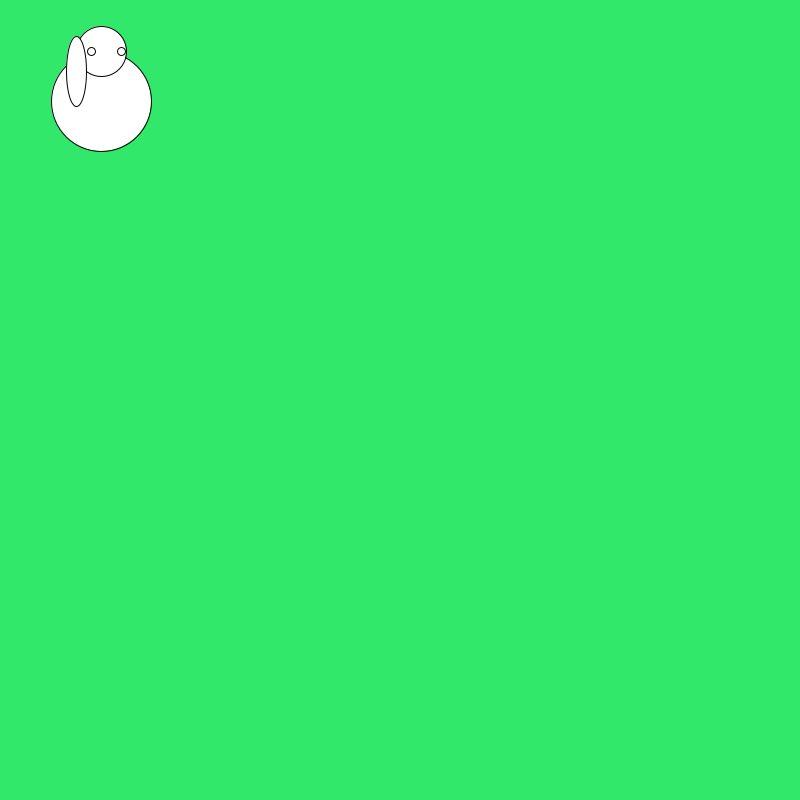
Frame 1 (no input)
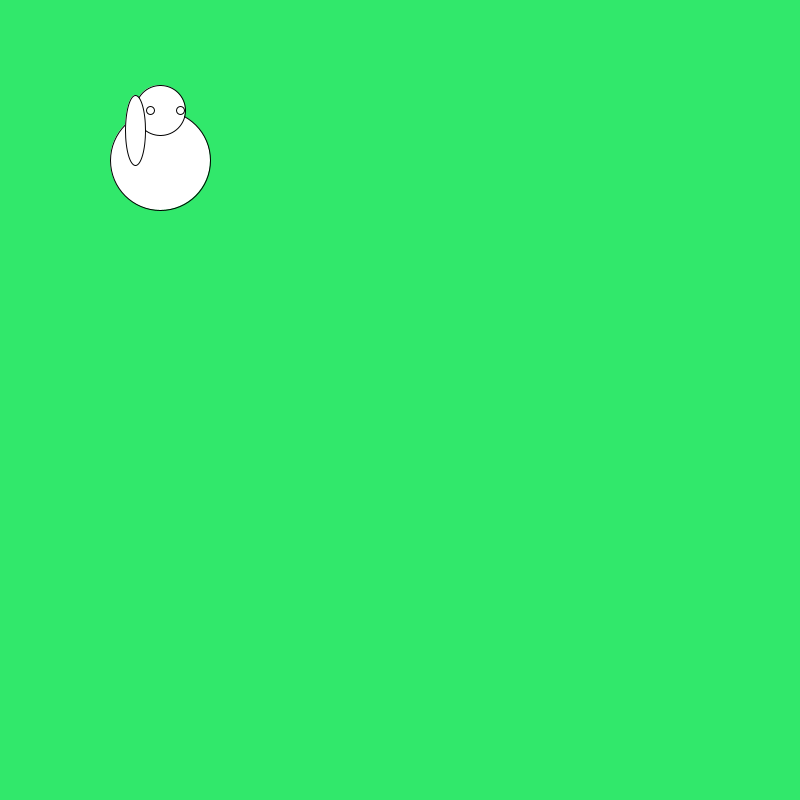
Frame 60 (the mouse pressed at the canvas centre just before this capture)
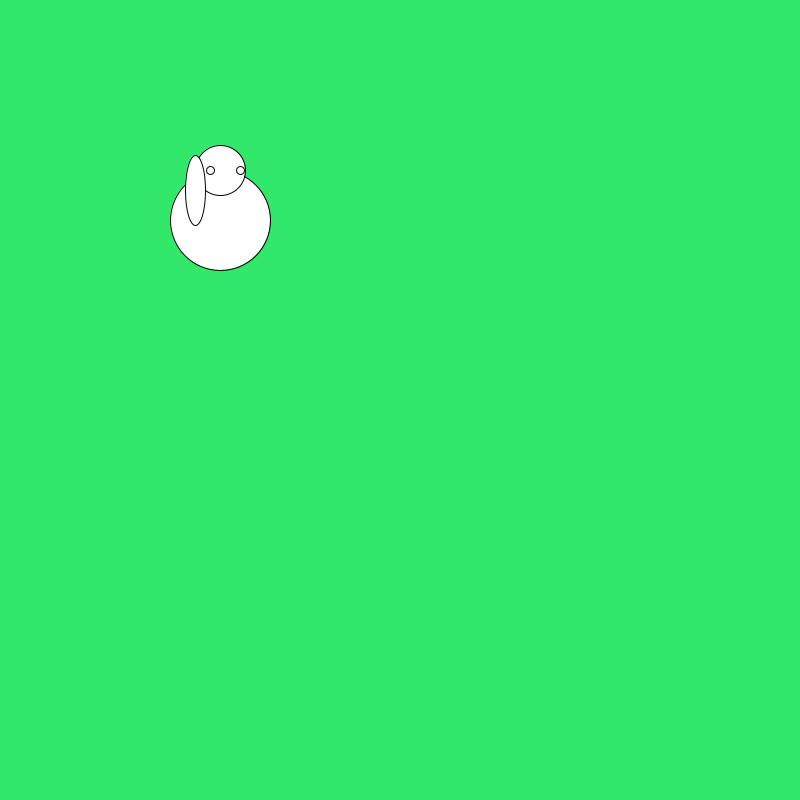
Frame 120 (the mouse held since frame 60 and released just before this capture)

The Processing sketch that drew these frames (run headless with seeded random() and noise(); from frame 60 on, the mouse is pressed at the canvas centre):

// Processing sketch: creature_walk
// ── creature_walk.pde
//kroppen
int xbody = 100;
int ybody = 100;

//hovedet 
int xhead = 100;
int yhead = 50;

//højre øje
int xrighteye = 90;
int yrighteye = 50;

//venstre øje 
int xlefteye = 120;
int ylefteye = 50;

//arm
int xarm = 75;
int yarm = 70;

void setup() {
  size(800, 800);
}

void draw() {
  clear();
  background(49, 232, 107);
  //kroppen
  xbody = xbody + 1;
  ybody = ybody + 1;
   circle(xbody, ybody, 100);

  //hovedet
  xhead = xhead + 1;
  yhead = yhead + 1;
   circle(xhead, yhead, 50);

  //højre øje
  xrighteye = xrighteye + 1;
  yrighteye = yrighteye + 1;
   circle(xrighteye, yrighteye, 8);

  //venstre øje
  xlefteye = xlefteye + 1;
  ylefteye = ylefteye + 1;
   circle(xlefteye, ylefteye, 8);

  //arm
  xarm = xarm + 1;
  yarm = yarm + 1;
   ellipse(xarm, yarm, 20, 70);
}
